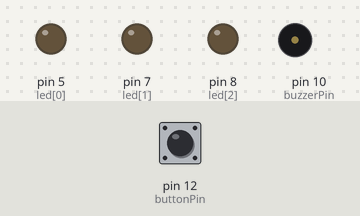
A sketch run on a simulated Arduino Uno, built with avr-gcc and run on an emulated ATmega328P. Parts: output pins drawn as LEDs (lit = HIGH), buzzer (waves = sounding). Inputs (shaded band) come from the test bench; at power-on: pin 12 (buttonPin) HIGH.

Above: at 1.2 s.
1.3 s: pin 12 (buttonPin) pulled LOW for 0.15 s
At 1.9 s:
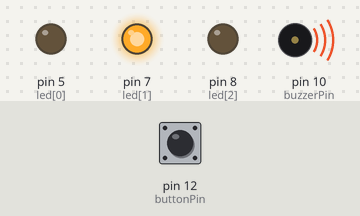
At 3.6 s:
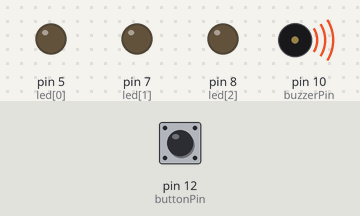
4.3 s: pin 12 (buttonPin) pulled LOW for 3.2 s
At 5.95 s:
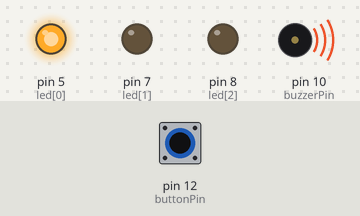
Timing chart, 0 to 10.8 s (numbered marks = the images above; inputs shaded):
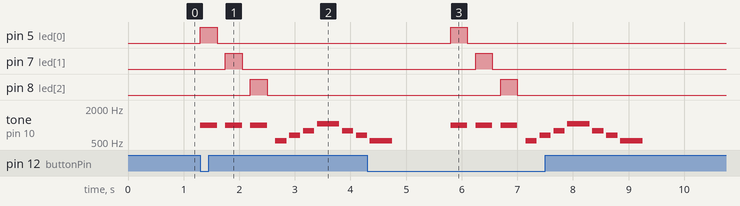

Measured:
- after the input at 1.3 s, pin 5 (led[0]): LOW → HIGH at once, → LOW 0.30 s later; pin 7 (led[1]): LOW → HIGH after 0.45 s, → LOW 0.30 s later
- after the input at 4.3 s, pin 5 (led[0]): LOW → HIGH after 1.5 s, → LOW 0.30 s later; pin 7 (led[1]): LOW → HIGH after 2.0 s, → LOW 0.30 s later; pin 8 (led[2]): LOW → HIGH after 2.4 s, → LOW 0.30 s later

The sketch:

led_melody.ino
```cpp
const int led[] = {5, 7, 8};   // LED pins
const int ledCount = 3;

const int buzzerPin = 10;     // Buzzer pin
const int buttonPin = 12;     // Button pin

void setup() {
  // Set LED pins as OUTPUT
  for (int i = 0; i < ledCount; i++) {
    pinMode(led[i], OUTPUT);
  }

  // Set buzzer pin as OUTPUT
  pinMode(buzzerPin, OUTPUT);

  // Button with internal pull-up resistor
  pinMode(buttonPin, INPUT_PULLUP);
}

void loop() {

  // Button pressed (LOW because of INPUT_PULLUP)
  if (digitalRead(buttonPin) == LOW) {

    // LEDs + short beep
    for (int i = 0; i < ledCount; i++) {
      digitalWrite(led[i], HIGH);
      tone(buzzerPin, 1000);   // Simple beep
      delay(300);

      digitalWrite(led[i], LOW);
      noTone(buzzerPin);
      delay(150);
    }

    // Play a nice melody after LEDs finish
    playMelody();

    delay(1000); // Prevent repeated triggering
  }
}

// ================= Melody Function =================
void playMelody() {

  // Simple happy melody (frequencies in Hz)
  int melody[] = {523, 659, 784, 1046, 784, 659, 523};
  int noteDurations[] = {200, 200, 200, 400, 200, 200, 400};

  int notesCount = 7;

  for (int i = 0; i < notesCount; i++) {
    tone(buzzerPin, melody[i]);
    delay(noteDurations[i]);
    noTone(buzzerPin);
    delay(50);
  }
}
```
